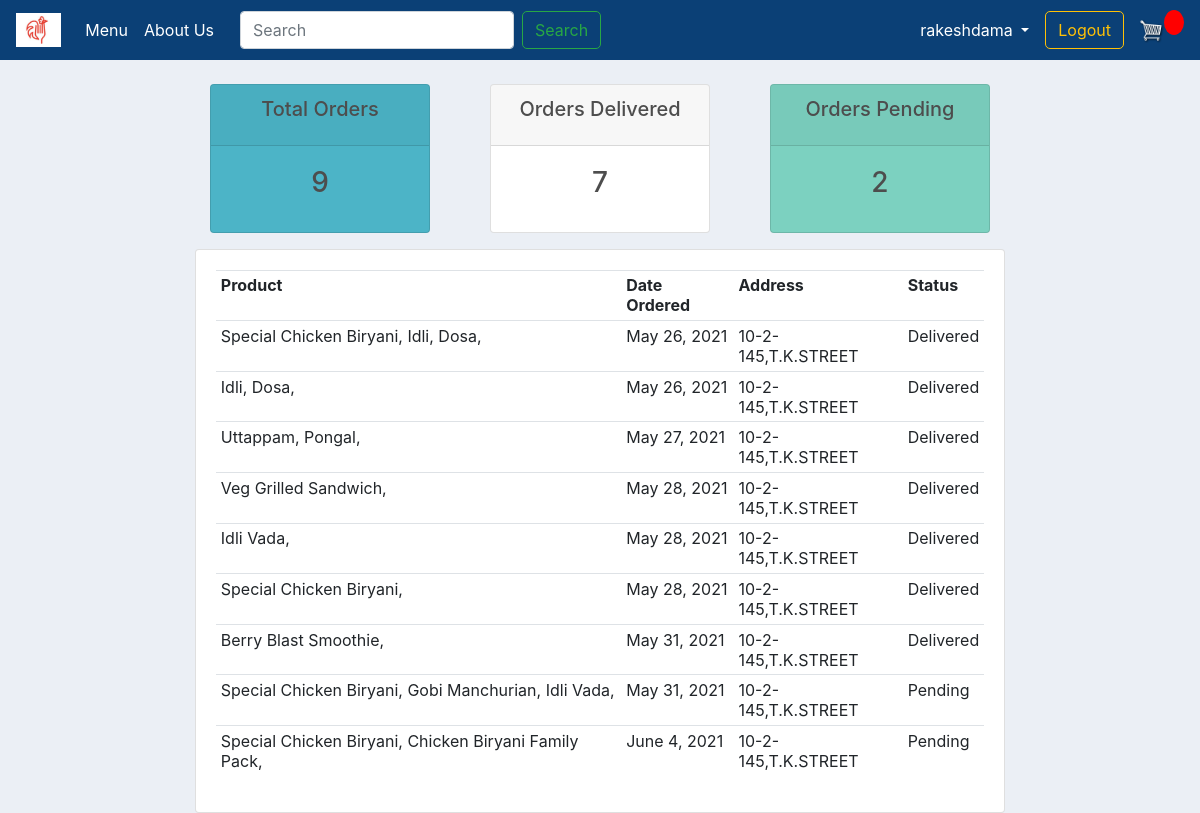
Screenshot of /user/ (signed in) with the database file from the repository.
### store/models.py (models this page shows, shortened)
class OrderItem(models.Model):
    ORDER_TYPE = (
        ('HOME DELIVERY', 'HOME DELIVERY'),
        ('DINE IN', 'DINE IN'),
    )
    item = models.ForeignKey(Item, on_delete=models.SET_NULL, null=True)
    order = models.ForeignKey(Order, on_delete=models.SET_NULL, blank=True, null=True)
    quantity = models.IntegerField(default=0, null=True, blank=True)
    order_type = models.CharField(max_length=100, null=True, blank=True, choices=ORDER_TYPE, default=ORDER_TYPE[0][0])
    date_added = models.DateTimeField(auto_now_add=True)
    def __str__(self):
        return str(self.item)

class Item(models.Model):
    CATEGORY = (
        ('VEG', 'VEG'),
        ('NON-VEG', 'NON-VEG'),
        ('SNACKS', 'SNACKS'),
    )
    AVA = (
        ('Yes', 'Yes'),
        ('No', 'No'),
    )
    name = models.CharField(max_length=200, null=True)
    price = models.DecimalField(null=True, max_digits=10, decimal_places=2)
    category = models.CharField(max_length=200, null=True, choices=CATEGORY)
    description = models.CharField(max_length=500, null=True)
    image = models.ImageField(null=True, blank=True)
    available = models.CharField(max_length=200, null=True, choices=AVA, default=AVA[0][0])
    def __str__(self):
        return self.name

class Order(models.Model):
    STATUS = (
        ('Pending', 'Pending'),
        ('Delivered', 'Delivered'),
    )
    customer = models.ForeignKey(Customer, on_delete=models.SET_NULL, blank=True, null=True)
    date_ordered = models.DateTimeField(auto_now_add=True)
    complete = models.BooleanField(default=False, null=True, blank=False)
    transaction_id = models.CharField(max_length=200, null=True)
    status = models.CharField(max_length=200, null=True, choices=STATUS, default=STATUS[0][0])

class DeliveryInfo(models.Model):
    customer = models.ForeignKey(Customer, on_delete=models.SET_NULL, blank=True, null=True)
    order = models.ForeignKey(Order, on_delete=models.SET_NULL, blank=True, null=True)
    address = models.CharField(max_length=200, null=True)
    city = models.CharField(max_length=200, null=True)
    state = models.CharField(max_length=200, null=True)
    zip_code = models.CharField(max_length=200, null=True)
    date_added = models.DateTimeField(auto_now_add=True)
    def __str__(self):
        return self.address

### store/decorators.py (the view)
        def wrapper_func(request, *args, **kwargs):
            group = None
            if request.user.groups.exists():
                group = request.user.groups.all()[0].name
            if group in allowed_roles:
                return view_func(request, *args, **kwargs)
            else:
                return HttpResponse('You are not authorized to view this page')

### store/views.py (called while the page is built)
@login_required(login_url='login')
@allowed_users(allowed_roles=['customer', 'admin'])
def userPage(request):
    orders = request.user.customer.order_set.filter(complete='True')
    total_orders = orders.count()
    delivered = orders.filter(status='Delivered').count()
    quantity = OrderItem.quantity
    pending = orders.filter(status='Pending').count()
    context = {'orders': orders, 'total_orders': total_orders,
               'delivered': delivered, 'pending': pending, 'quantity': quantity}
    return render(request, 'stores/user.html', context)

### store/templates/stores/user.html
{% extends 'stores/main.html' %}
{% load static %}
{% block content %}
    {% include 'stores/status.html' %}
    <div class="row">
        <div class="col-md">
            <div class="card card-body">
                <table class="table table-sm">
                    <tr>
                        <th>Product</th>
                        <th>Date Ordered</th>
                        <th>Address</th>
                        <th>Status</th>
                    </tr>
                    {% for order in orders %}
                        <tr>
                            <td>
                                {% for i in order.orderitem_set.all %}
                                    {{ i }},
                                {% endfor %}
                            </td>
                            <td>{{ order.date_ordered|date }}</td>
                            <td>{{ order.deliveryinfo_set.first }}</td>
                            <td>{{ order.status }}</td>
                        </tr>
                    {% endfor %}
                </table>
            </div>
        </div>
    </div>
{% endblock content %}

### store/templates/stores/nav.html (shortened to what this page needs)
{% load static %}
<nav class="navbar navbar-expand-lg navbar-dark bg-dark">
    <a class="navbar-brand" href="{% url 'menu' %}"><img height="34px" src="{% static 'images/logo.jpg' %}"
                                                         alt="Biryani Walla"></a>
    <div class="collapse navbar-collapse" id="navbarSupportedContent">
        <ul class="navbar-nav mr-auto">
            <li class="nav-item active">
                <a class="nav-link" href="{% url 'menu' %}">Menu <span class="sr-only">(current)</span></a>
            </li>
            <li class="nav-item active">
                <a class="nav-link" href="{% url 'about' %}">About Us <span class="sr-only">(current)</span></a>
            </li>
            <form class="form-inline my-2 my-lg-0" action="{% url 'search' %}">
                <input name="query" id="search-input" class="form-control mr-sm-2" type="search" placeholder="Search"
                       aria-label="Search">
                <button class="btn btn-outline-success" type="submit">Search</button>
            </form>
        </ul>
        <div class="form-inline my-2 my-lg-0">
            {% if request.user.is_authenticated %}
                <li class="nav-item dropdown form-inline">
                    <a class="nav-link dropdown-toggle" href="#" id="text-now" data-toggle="dropdown"
                       aria-haspopup="true" aria-expanded="false" style="color: white">
                        {{ request.user }}
                    </a>
                </li>
            {% endif %}
            {% if request.user.is_authenticated %}
                <a href="{% url 'logout' %}" class="btn btn-outline-warning">Logout</a>
            {% endif %}
            <a href="{% url 'cart' %}">
                <img id="cart-icon" alt="cart" src="{% static 'images/cart.png' %}">
            </a>
            <p id="cart-total">{{ cartItems }}</p>
        </div>
    </div>
</nav>

### static/css/main.css (style rules this page uses)
body { background-color: hsl(0, 0%, 98%); }
.bg-dark { background-color: #0b4076 !important; }
#cart-icon { width: 25px; display: inline-block; margin-left: 15px; }
#cart-total { display: block; text-align: center; color: #fff; background-color: red; width: 20px; height: 25px; border-radius: 50%; font-size: 14px; }
.btn { border-radius: 5px; }
body { background-color: #ebeff5; }

### rows the page displays
Order: date_ordered "May 26, 2021", deliveryinfo_set.first "10-2-145,T.K.STREET", status "Delivered"
OrderItem: item.name "Special Chicken Biryani"
OrderItem: item.name "Idli"
OrderItem: item.name "Dosa"
Order: date_ordered "May 26, 2021", deliveryinfo_set.first "10-2-145,T.K.STREET", status "Delivered"
OrderItem: item.name "Idli"
OrderItem: item.name "Dosa"
Order: date_ordered "May 27, 2021", deliveryinfo_set.first "10-2-145,T.K.STREET", status "Delivered"
OrderItem: item.name "Uttappam"
OrderItem: item.name "Pongal"
Order: date_ordered "May 28, 2021", deliveryinfo_set.first "10-2-145,T.K.STREET", status "Delivered"
OrderItem: item.name "Veg Grilled Sandwich"
Order: date_ordered "May 28, 2021", deliveryinfo_set.first "10-2-145,T.K.STREET", status "Delivered"
OrderItem: item.name "Idli Vada"
Order: date_ordered "May 28, 2021", deliveryinfo_set.first "10-2-145,T.K.STREET", status "Delivered"
OrderItem: item.name "Special Chicken Biryani"
Order: date_ordered "May 31, 2021", deliveryinfo_set.first "10-2-145,T.K.STREET", status "Delivered"
OrderItem: item.name "Berry Blast Smoothie"
Order: date_ordered "May 31, 2021", deliveryinfo_set.first "10-2-145,T.K.STREET", status "Pending"
OrderItem: item.name "Special Chicken Biryani"
OrderItem: item.name "Gobi Manchurian"
OrderItem: item.name "Idli Vada"
Order: date_ordered "June 4, 2021", deliveryinfo_set.first "10-2-145,T.K.STREET", status "Pending"
OrderItem: item.name "Special Chicken Biryani"
OrderItem: item.name "Chicken Biryani Family Pack"

### other values shown
{{ request.user }} "rakeshdama"
{{ total_orders }} "9"
{{ delivered }} "7"
{{ pending }} "2"
